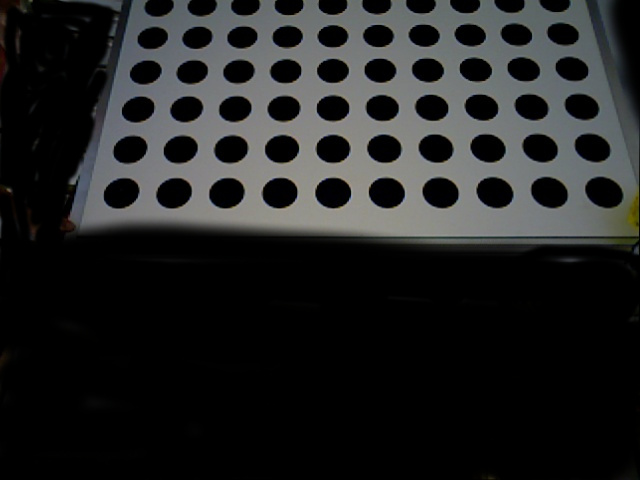
//> input picture catkin_ws/src/industrial_calibration_tutorials/ind_cal_multi_camera/images/camera1_cal.jpg, 640 x 480 px
$ ./hdpe2 ../../catkin_ws/src/industrial_calibration_tutorials/ind_cal_multi_camera/images/camera1_cal.jpg   (built with g++ and OpenCV 4)
//> lines starting //> are read from the running program, lines starting //| are printed output that depends on the picture; after the words box and inside, x2 and y2 are one past the last pixel; in counts of white or black regions, pixels touching at a corner belong together
#include "histograma.h" // header de la clase que cree


int main(int argc,char** argv){

	if ( argc != 2 )
    {
        cout<<"<Image_Path> not defined\n"; //Incluir los argumentos al momento de abrir la pagina
        return -1;
    }

    cv::Mat image=cv::imread(argv[1]); // simepre la matriz image carga la imagen
//> image is the input picture: 480 rows x 640 cols, CV_8UC3; mean B, G, R 34.9, 34.9, 34
    cv::Mat ycc;
    cv::Mat hsv;

    cv::cvtColor(image,hsv,CV_BGR2HSV);
//> hsv: 480 rows x 640 cols, CV_8UC3; mean H, S, V 30.9, 24.2, 36
    vector<cv::Mat> canaleshsv;
    cv::split(hsv,canaleshsv);
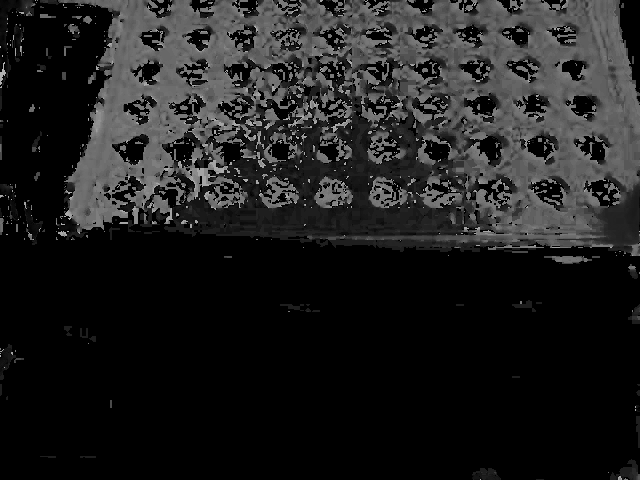
//> canaleshsv[0]: 480 rows x 640 cols, CV_8UC1; min 0, max 179, mean 30.9
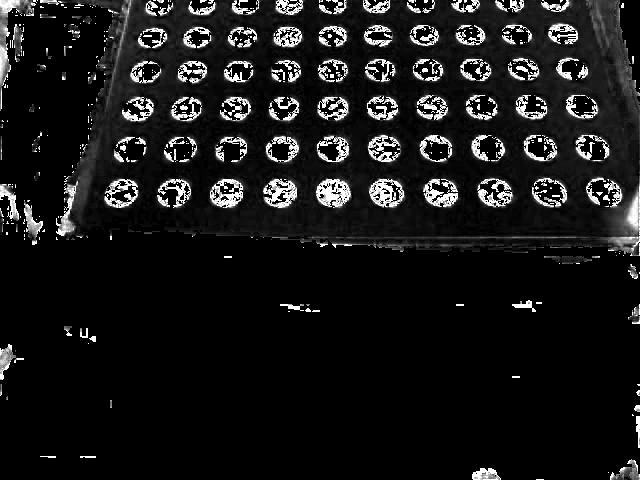
//> canaleshsv[1]: 480 rows x 640 cols, CV_8UC1; min 0, max 255, mean 24.2
    cv::imshow("H",canaleshsv[0]);
    cv::imshow("S",canaleshsv[1]);
    cv::imshow("V",canaleshsv[2]);
    //cout<<canaleshsv[0];
    cv::Mat blurred;
    cv::GaussianBlur(canaleshsv[0],blurred,cv::Size(7,7),0);//filtro gaussiano con sus parametros
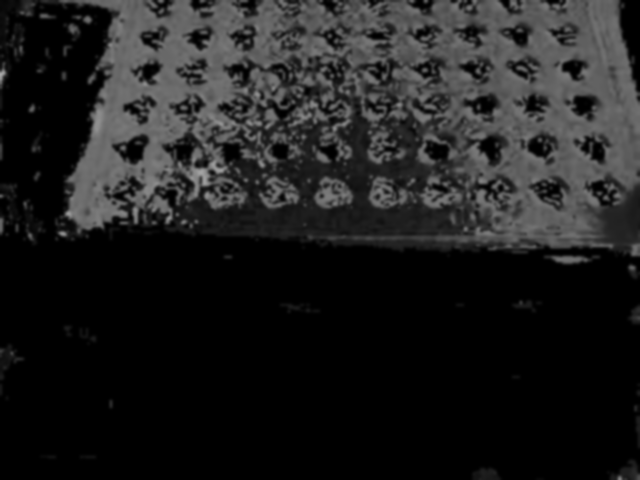
//> blurred: 480 rows x 640 cols, CV_8UC1; min 0, max 168, mean 30.9
    cv::Mat blurredseg;
    cv::threshold(blurred,blurredseg,144,255,CV_THRESH_BINARY);
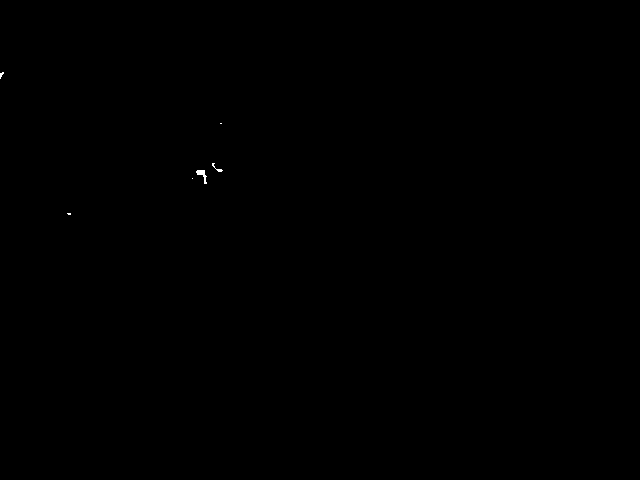
//> blurredseg: 480 rows x 640 cols, CV_8UC1; 0.04% white; 6 white regions (4 under 20 px), largest, box (x1, y1, x2, y2) and area: (196, 170, 207, 184) 65, (212, 163, 223, 172) 27

    cv::Mat lut(1,256,CV_8U);
	for (int i=0;i<180;i++){
		if(i<60 && i>40){
		lut.at<uchar>(i)=255;
	}else{
		lut.at<uchar>(i)=0;
	}
	}
	cv::Mat segmented;
	cv::LUT(canaleshsv[0],lut,segmented);
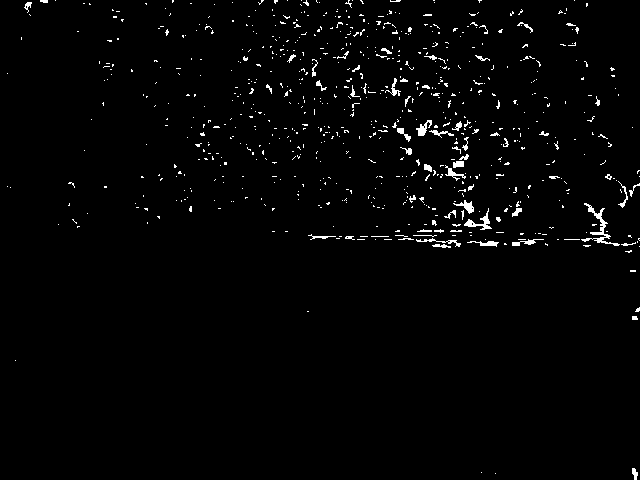
//> segmented: 480 rows x 640 cols, CV_8UC1; 1.9% white in thin lines or dots
    cv:imshow("blurred",segmented);
    // [84 lines of commented-out code are left out]

    cv::waitKey(0);
    return 0;
}

$ run again, on catkin_ws/src/industrial_calibration_tutorials/ind_cal_multi_camera/images/camera3_cal.jpg
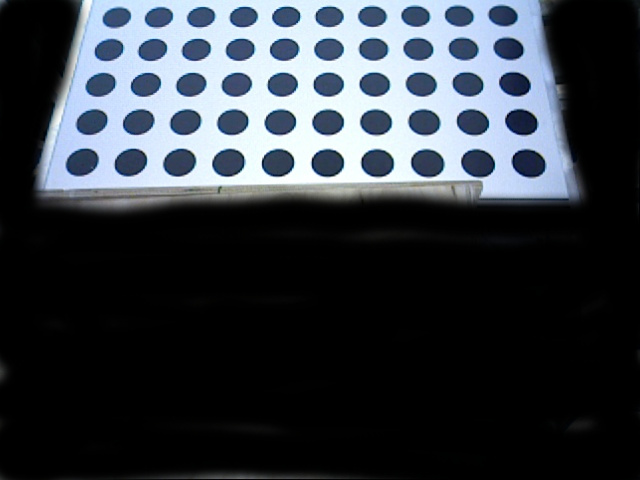
//> input picture catkin_ws/src/industrial_calibration_tutorials/ind_cal_multi_camera/images/camera3_cal.jpg, 640 x 480 px
//> image is the input picture: 480 rows x 640 cols, CV_8UC3; mean B, G, R 65.2, 58.3, 52.5
//> hsv: 480 rows x 640 cols, CV_8UC3; mean H, S, V 36.9, 24.6, 65.4
//> `cv::split(hsv,canaleshsv);`:
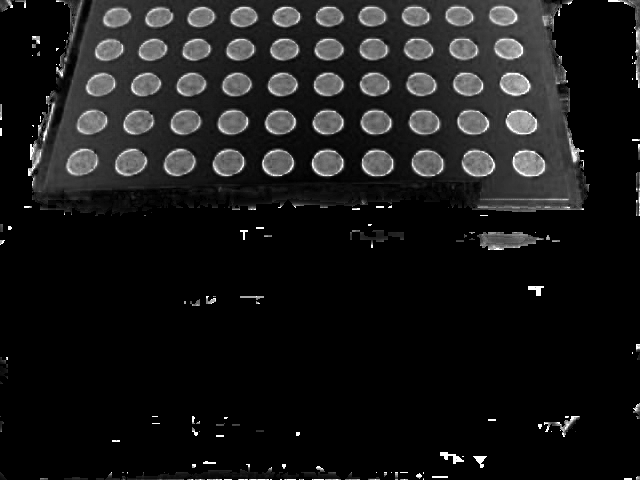
//> canaleshsv[1]: 480 rows x 640 cols, CV_8UC1; min 0, max 255, mean 24.6
//> blurredseg: 480 rows x 640 cols, CV_8UC1; 0.01% white in thin lines or dots, all inside (x1, y1, x2, y2) = (98, 196, 158, 201)
//> `cv::LUT(canaleshsv[0],lut,segmented);`:
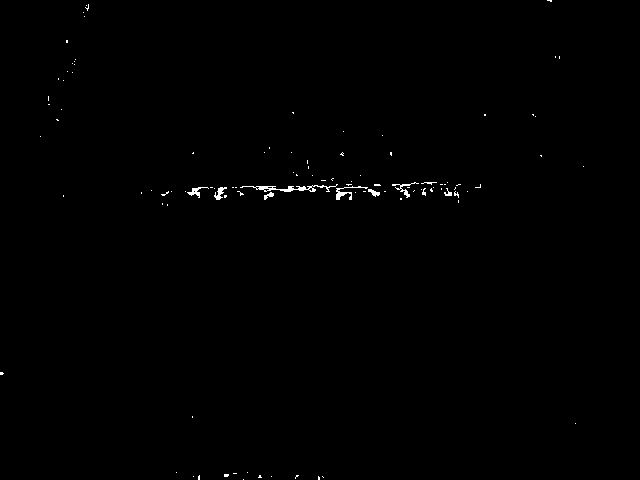
//> segmented: 480 rows x 640 cols, CV_8UC1; 0.36% white in thin lines or dots

$ run again, on catkin_ws/src/industrial_calibration_tutorials/ind_cal_multi_camera/images/camera4_cal.jpg
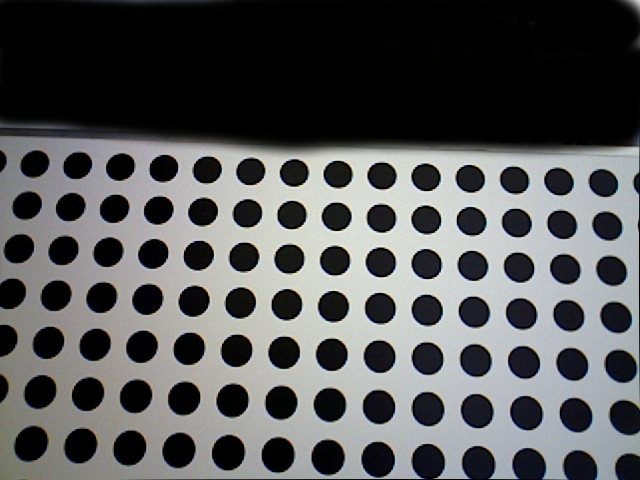
//> input picture catkin_ws/src/industrial_calibration_tutorials/ind_cal_multi_camera/images/camera4_cal.jpg, 640 x 480 px
//> image is the input picture: 480 rows x 640 cols, CV_8UC3; mean B, G, R 87.5, 86.9, 86
//> hsv: 480 rows x 640 cols, CV_8UC3; mean H, S, V 54.5, 36.4, 90
//> `cv::threshold(blurred,blurredseg,144,255,CV_THRESH_BINARY);`:
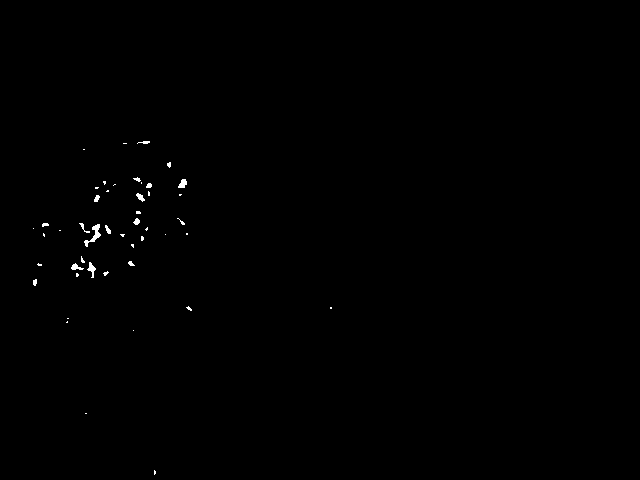
//> blurredseg: 480 rows x 640 cols, CV_8UC1; 0.27% white; 47 white regions (32 under 20 px), largest, box (x1, y1, x2, y2) and area: (84, 224, 101, 247) 123, (87, 262, 96, 278) 63, (178, 179, 187, 188) 56
//> `cv::LUT(canaleshsv[0],lut,segmented);`:
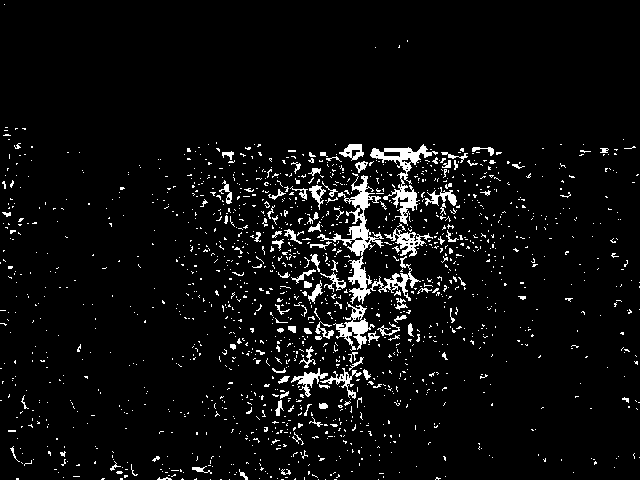
//> segmented: 480 rows x 640 cols, CV_8UC1; 5% white; 1556 white regions (1448 under 20 px), largest, box (x1, y1, x2, y2) and area: (317, 173, 421, 304) 2234, (370, 144, 438, 226) 1237, (333, 302, 375, 351) 672

$ run again, on catkin_ws/src/industrial_calibration_tutorials/ind_cal_multi_camera/images/camera5_cal.jpg
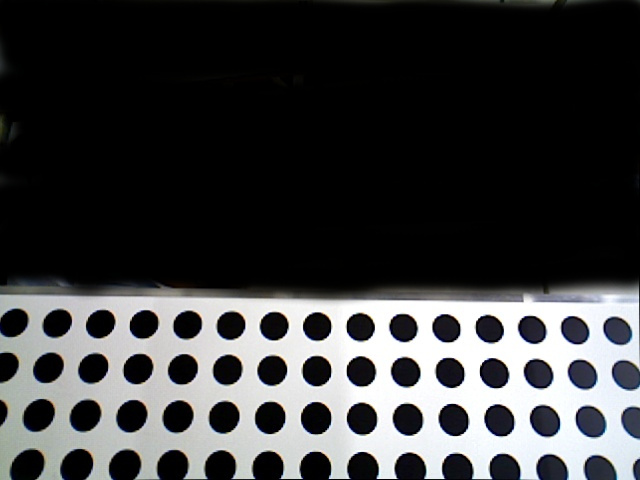
//> input picture catkin_ws/src/industrial_calibration_tutorials/ind_cal_multi_camera/images/camera5_cal.jpg, 640 x 480 px
//> image is the input picture: 480 rows x 640 cols, CV_8UC3; mean B, G, R 60.7, 59.9, 59.3
//> hsv: 480 rows x 640 cols, CV_8UC3; mean H, S, V 32.4, 24.1, 61.8
//> `cv::GaussianBlur(canaleshsv[0],blurred,cv::Size(7,7),0);`:
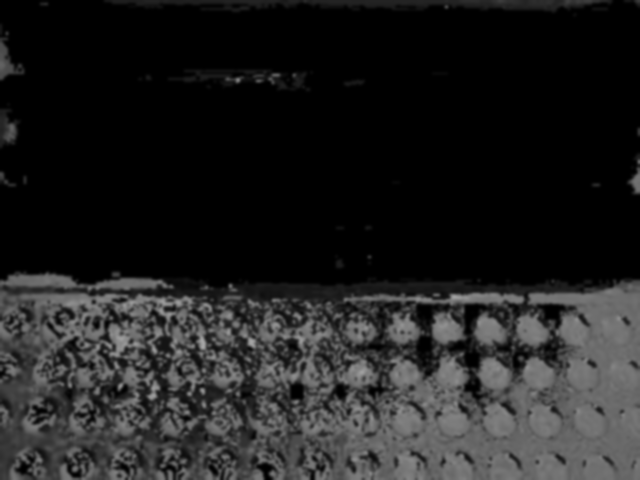
//> blurred: 480 rows x 640 cols, CV_8UC1; min 0, max 165, mean 32.4
//> blurredseg: 480 rows x 640 cols, CV_8UC1; 0.08% white in thin lines or dots, all inside (x1, y1, x2, y2) = (117, 296, 461, 398)
//> `cv::LUT(canaleshsv[0],lut,segmented);`:
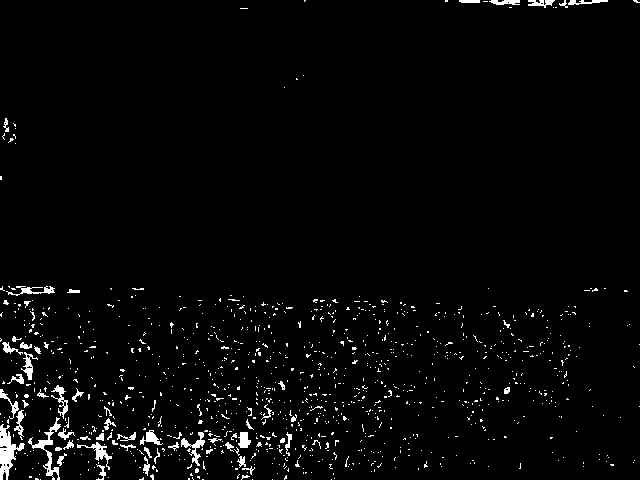
//> segmented: 480 rows x 640 cols, CV_8UC1; 2.6% white; 1076 white regions (1014 under 20 px), largest, box (x1, y1, x2, y2) and area: (0, 424, 25, 480) 594, (28, 417, 61, 480) 420, (181, 432, 205, 466) 245
